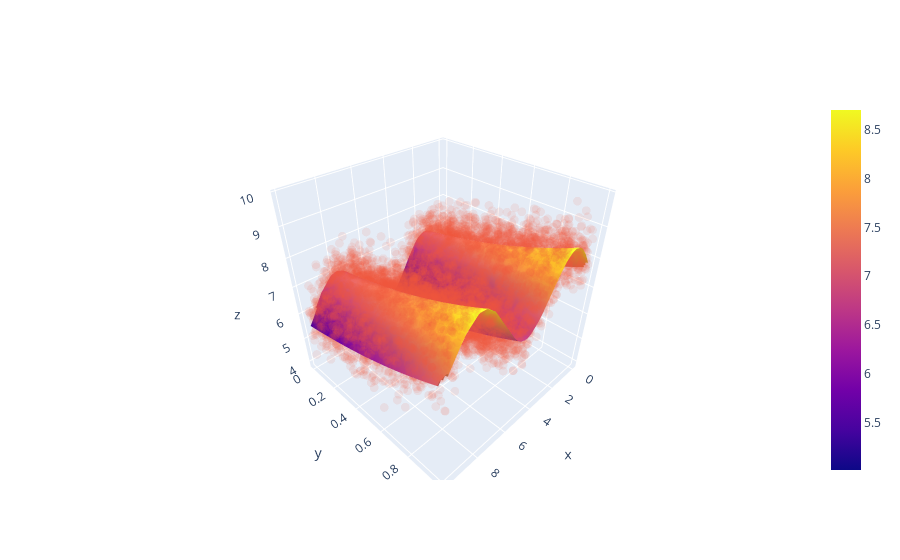

The cell this chart's notebook holds for it:
### Code cell
fig = go.Figure(
    data=[
        go.Surface(x=plot_x, y=plot_y, z=Z),
        go.Scatter3d(
            x=X[:, 0],
            y=X[:, 1],
            z=obs_y,
            opacity=0.1,
            mode="markers",
            marker={"size": 3},
        ),
    ]
)
fig.show()
